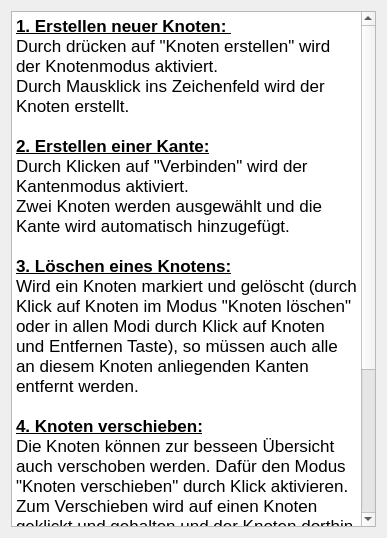
<?xml version="1.0" encoding="UTF-8"?>
<ui version="4.0">
 <class>DialogHelp</class>
 <widget class="QDialog" name="DialogHelp">
  <property name="geometry">
   <rect>
    <x>0</x>
    <y>0</y>
    <width>387</width>
    <height>538</height>
   </rect>
  </property>
  <property name="windowTitle">
   <string>Dialog</string>
  </property>
  <layout class="QHBoxLayout" name="horizontalLayout">
   <item>
    <widget class="QTextEdit" name="textEdit">
     <property name="html">
      <string>&lt;!DOCTYPE HTML PUBLIC &quot;-//W3C//DTD HTML 4.0//EN&quot; &quot;http://www.w3.org/TR/REC-html40/strict.dtd&quot;&gt;
&lt;html&gt;&lt;head&gt;&lt;meta name=&quot;qrichtext&quot; content=&quot;1&quot; /&gt;&lt;style type=&quot;text/css&quot;&gt;
p, li { white-space: pre-wrap; }
&lt;/style&gt;&lt;/head&gt;&lt;body style=&quot; font-family:'.SF NS Text'; font-size:13pt; font-weight:400; font-style:normal;&quot;&gt;
&lt;p style=&quot; margin-top:0px; margin-bottom:0px; margin-left:0px; margin-right:0px; -qt-block-indent:0; text-indent:0px;&quot;&gt;&lt;span style=&quot; font-family:'.SF NS Text'; font-weight:600; text-decoration: underline;&quot;&gt;1. Erstellen neuer Knoten: &lt;/span&gt;&lt;/p&gt;
&lt;p style=&quot; margin-top:0px; margin-bottom:0px; margin-left:0px; margin-right:0px; -qt-block-indent:0; text-indent:0px;&quot;&gt;&lt;span style=&quot; font-family:'.SF NS Text';&quot;&gt;Durch drücken auf &amp;quot;Knoten erstellen&amp;quot; wird der Knotenmodus aktiviert.&lt;/span&gt;&lt;/p&gt;
&lt;p style=&quot; margin-top:0px; margin-bottom:0px; margin-left:0px; margin-right:0px; -qt-block-indent:0; text-indent:0px;&quot;&gt;&lt;span style=&quot; font-family:'.SF NS Text';&quot;&gt;Durch Mausklick ins Zeichenfeld wird der Knoten erstellt.&lt;/span&gt;&lt;/p&gt;
&lt;p style=&quot;-qt-paragraph-type:empty; margin-top:0px; margin-bottom:0px; margin-left:0px; margin-right:0px; -qt-block-indent:0; text-indent:0px; font-family:'.SF NS Text';&quot;&gt;&lt;br /&gt;&lt;/p&gt;
&lt;p style=&quot; margin-top:0px; margin-bottom:0px; margin-left:0px; margin-right:0px; -qt-block-indent:0; text-indent:0px;&quot;&gt;&lt;span style=&quot; font-family:'.SF NS Text'; font-weight:600; text-decoration: underline;&quot;&gt;2. Erstellen einer Kante:&lt;/span&gt;&lt;/p&gt;
&lt;p style=&quot; margin-top:0px; margin-bottom:0px; margin-left:0px; margin-right:0px; -qt-block-indent:0; text-indent:0px;&quot;&gt;&lt;span style=&quot; font-family:'.SF NS Text';&quot;&gt;Durch Klicken auf &amp;quot;Verbinden&amp;quot; wird der Kantenmodus aktiviert.&lt;/span&gt;&lt;/p&gt;
&lt;p style=&quot; margin-top:0px; margin-bottom:0px; margin-left:0px; margin-right:0px; -qt-block-indent:0; text-indent:0px;&quot;&gt;&lt;span style=&quot; font-family:'.SF NS Text';&quot;&gt;Zwei Knoten werden ausgewählt und die Kante wird automatisch hinzugefügt.&lt;/span&gt;&lt;/p&gt;
&lt;p style=&quot;-qt-paragraph-type:empty; margin-top:0px; margin-bottom:0px; margin-left:0px; margin-right:0px; -qt-block-indent:0; text-indent:0px; font-family:'.SF NS Text';&quot;&gt;&lt;br /&gt;&lt;/p&gt;
&lt;p style=&quot; margin-top:0px; margin-bottom:0px; margin-left:0px; margin-right:0px; -qt-block-indent:0; text-indent:0px;&quot;&gt;&lt;span style=&quot; font-family:'.SF NS Text'; font-weight:600; text-decoration: underline;&quot;&gt;3. Löschen eines Knotens:&lt;/span&gt;&lt;/p&gt;
&lt;p style=&quot; margin-top:0px; margin-bottom:0px; margin-left:0px; margin-right:0px; -qt-block-indent:0; text-indent:0px;&quot;&gt;&lt;span style=&quot; font-family:'.SF NS Text';&quot;&gt;Wird ein Knoten markiert und gelöscht (durch Klick auf Knoten im Modus &amp;quot;Knoten löschen&amp;quot; oder in allen Modi durch Klick auf Knoten und Entfernen Taste), so müssen auch alle an diesem Knoten anliegenden Kanten entfernt werden.&lt;/span&gt;&lt;/p&gt;
&lt;p style=&quot;-qt-paragraph-type:empty; margin-top:0px; margin-bottom:0px; margin-left:0px; margin-right:0px; -qt-block-indent:0; text-indent:0px; font-family:'.SF NS Text';&quot;&gt;&lt;br /&gt;&lt;/p&gt;
&lt;p style=&quot; margin-top:0px; margin-bottom:0px; margin-left:0px; margin-right:0px; -qt-block-indent:0; text-indent:0px;&quot;&gt;&lt;span style=&quot; font-family:'.SF NS Text'; font-weight:600; text-decoration: underline;&quot;&gt;4. Knoten verschieben:&lt;/span&gt;&lt;/p&gt;
&lt;p style=&quot; margin-top:0px; margin-bottom:0px; margin-left:0px; margin-right:0px; -qt-block-indent:0; text-indent:0px;&quot;&gt;&lt;span style=&quot; font-family:'.SF NS Text';&quot;&gt;Die Knoten können zur besseen Übersicht auch verschoben werden. Dafür den Modus &amp;quot;Knoten verschieben&amp;quot; durch Klick aktivieren. &lt;/span&gt;&lt;/p&gt;
&lt;p style=&quot; margin-top:0px; margin-bottom:0px; margin-left:0px; margin-right:0px; -qt-block-indent:0; text-indent:0px;&quot;&gt;&lt;span style=&quot; font-family:'.SF NS Text';&quot;&gt;Zum Verschieben wird auf einen Knoten geklickt und gehalten und der Knoten dorthin verschoben, wo die Maus losgelassen wird. &lt;/span&gt;&lt;/p&gt;
&lt;p style=&quot; margin-top:0px; margin-bottom:0px; margin-left:0px; margin-right:0px; -qt-block-indent:0; text-indent:0px;&quot;&gt;&lt;span style=&quot; font-family:'.SF NS Text'; font-weight:600; text-decoration: underline;&quot;&gt;5. Eulerkreis:&lt;/span&gt;&lt;/p&gt;
&lt;p style=&quot; margin-top:0px; margin-bottom:0px; margin-left:0px; margin-right:0px; -qt-block-indent:0; text-indent:0px;&quot;&gt;&lt;span style=&quot; font-family:'.SF NS Text';&quot;&gt;Bei jedem &amp;quot;Paintevent&amp;quot; wird algorithmisch geprüft, ob der Graph ein Eulerkreis ist.&lt;/span&gt;&lt;/p&gt;
&lt;p style=&quot; margin-top:0px; margin-bottom:0px; margin-left:0px; margin-right:0px; -qt-block-indent:0; text-indent:0px;&quot;&gt;&lt;span style=&quot; font-family:'.SF NS Text';&quot;&gt;Falls ja, wird der Graph in grün gezeichnet und mit der entsprechenden Nummer des Eulerkreises nummeriert.&lt;/span&gt;&lt;/p&gt;
&lt;p style=&quot; margin-top:0px; margin-bottom:0px; margin-left:0px; margin-right:0px; -qt-block-indent:0; text-indent:0px;&quot;&gt;&lt;span style=&quot; font-family:'.SF NS Text';&quot;&gt;Ist er kein Eulerkreis, wird der Graph schwarz gezeichnet.&lt;/span&gt;&lt;/p&gt;
&lt;p style=&quot;-qt-paragraph-type:empty; margin-top:0px; margin-bottom:0px; margin-left:0px; margin-right:0px; -qt-block-indent:0; text-indent:0px; font-family:'.SF NS Text';&quot;&gt;&lt;br /&gt;&lt;/p&gt;&lt;/body&gt;&lt;/html&gt;</string>
     </property>
    </widget>
   </item>
  </layout>
 </widget>
 <resources/>
 <connections/>
</ui>
